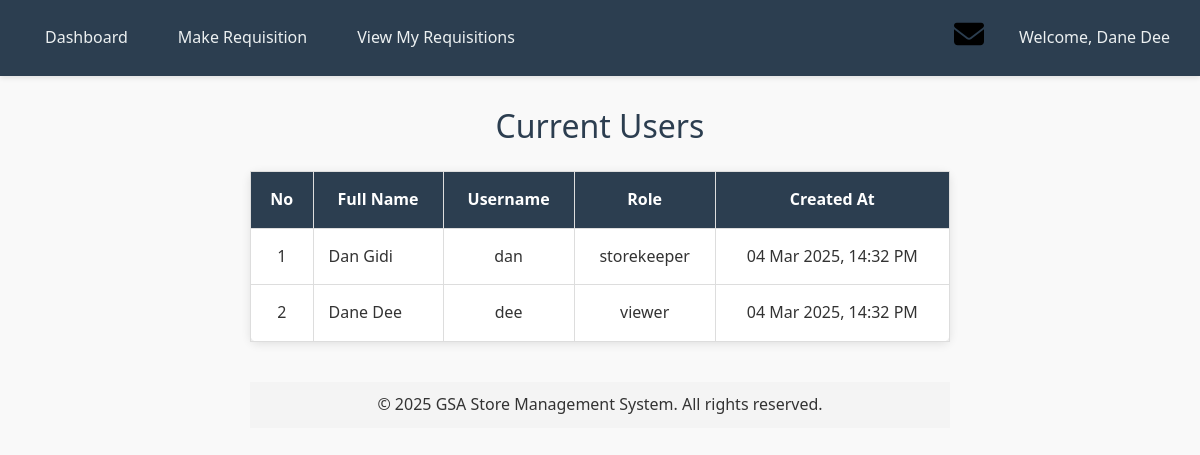
The app's page /view_users.php (signed in) with its own data.
### tables this page shows
CREATE TABLE `users` (
  `user_id` int(11) NOT NULL,
  `username` varchar(255) NOT NULL,
  `full_name` varchar(255) DEFAULT NULL,
  `password` varchar(255) NOT NULL,
  `role` enum('admin','storekeeper','viewer') DEFAULT 'viewer',
  `created_at` timestamp NOT NULL DEFAULT current_timestamp()
);

### view_users.php (the view, shortened to what this page needs)
<?php
    require 'header.php';
    require 'db_connect.php';
    $users = mysqli_query($conn, "SELECT user_id, username, full_name, role, created_at FROM users");
?>
<head>
</head>
    <h2>Current Users</h2>
    <table>
        <tr>
            <th>No</th>
            <th>Full Name</th>
            <th>Username</th>
            <th>Role</th>
            <th>Created At</th>
        </tr>
            <?php
                $count = 1;
                while ($user = mysqli_fetch_assoc($users)):
            ?>
            <tr>
                <td><?= $count++ ?></td>
                <td style="text-align: left;"><?= htmlspecialchars($user['full_name'], ENT_QUOTES, 'UTF-8') ?></td>
                <td><?= htmlspecialchars($user['username'], ENT_QUOTES, 'UTF-8') ?></td>
                <td><?= htmlspecialchars($user['role'], ENT_QUOTES, 'UTF-8') ?></td>
                <td><?= date("d M Y, H:i A", strtotime($user['created_at'])) ?></td>
            </tr>
        <?php endwhile; ?>
    </table>
<?php require 'footer.php'; ?>

### header.php (style rules this page uses)
body { font-family: 'Segoe UI', Tahoma, Geneva, Verdana, sans-serif; margin: 0; padding: 0; background: #f9f9f9; color: #333; line-height: 1.6; padding-top: 70px; }
* { margin: 0; padding: 0; box-sizing: border-box; }
h1, h2, h3 { color: #2c3e50; text-align: center; margin-bottom: 20px; }
h2 { font-size: 2rem; font-weight: 500; }
table { width: 100%; border-collapse: collapse; margin: 30px 0; background: #fff; border-radius: 8px; box-shadow: 0 2px 10px rgba(0, 0, 0, 0.1); }
table th, table td { padding: 15px; text-align: center; border-bottom: 1px solid #ddd; }
table th { background-color: #2c3e50; color: #fff; font-weight: 600; }

### view_users.php (style rules this page uses)
h2 { text-align: center; color: #2c3e50; }
table { width: 100%; border-collapse: collapse; margin-top: 10px; }
th, td { padding: 10px; border: 1px solid #ddd; text-align: center; }
th { background: #2c3e50; color: white; }

### records on screen
users: full_name "Dan Gidi", username "dan", role "storekeeper", created_at "04 Mar 2025, 14:32 PM"
users: full_name "Dane Dee", username "dee", role "viewer", created_at "04 Mar 2025, 14:32 PM"

### other values on screen
$header_name "Dane Dee"
